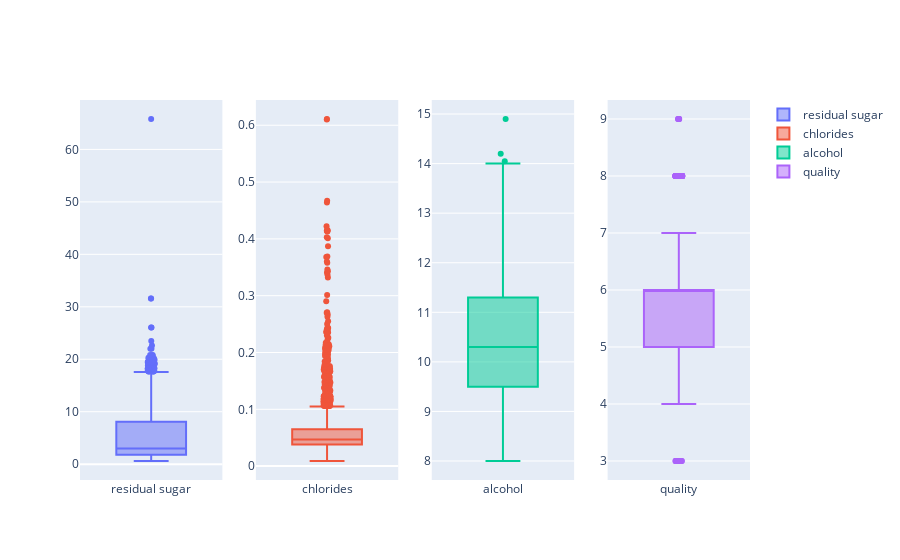

Notebook cell for this chart:
### Code cell
vars = ['residual sugar', 'chlorides', 'alcohol','quality']
fig = make_subplots(rows=1, cols=len(vars))
for i, var in enumerate(vars):
    fig.add_trace(
        go.Box(y=df_combined[var],
        name=var),
        row=1, col=i+1
    )

fig.update_traces(boxpoints='outliers', jitter=.1)

### Figure 1 — Plotly figure (JSON) as saved in the notebook; plotly's stock layout.template omitted (floating-point values rounded to 4 significant figures; data arrays with more than 128 entries replaced by an {"elided": "..."} marker saying what was removed)
{"data": [{"boxpoints": "outliers", "jitter": 0.1, "name": "residual sugar", "type": "box", "xaxis": "x", "y": {"elided": "6497 float values"}, "yaxis": "y"}, {"boxpoints": "outliers", "jitter": 0.1, "name": "chlorides", "type": "box", "xaxis": "x2", "y": {"elided": "6497 float values"}, "yaxis": "y2"}, {"boxpoints": "outliers", "jitter": 0.1, "name": "alcohol", "type": "box", "xaxis": "x3", "y": {"elided": "6497 float values"}, "yaxis": "y3"}, {"boxpoints": "outliers", "jitter": 0.1, "name": "quality", "type": "box", "xaxis": "x4", "y": {"elided": "6497 int values"}, "yaxis": "y4"}], "layout": {"xaxis": {"anchor": "y", "domain": [0, 0.2125]}, "xaxis2": {"anchor": "y2", "domain": [0.2625, 0.475]}, "xaxis3": {"anchor": "y3", "domain": [0.525, 0.7375]}, "xaxis4": {"anchor": "y4", "domain": [0.7875, 1]}, "yaxis": {"anchor": "x", "domain": [0, 1]}, "yaxis2": {"anchor": "x2", "domain": [0, 1]}, "yaxis3": {"anchor": "x3", "domain": [0, 1]}, "yaxis4": {"anchor": "x4", "domain": [0, 1]}}}
